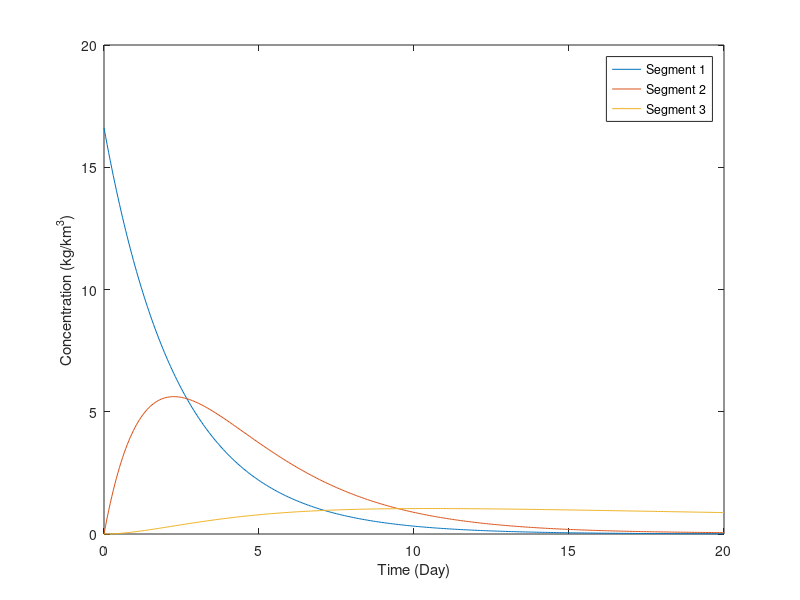

Write MATLAB code to recreate this figure.
clc; clear;

A_surface = [280, 280, 280]; % km^2
depth = [4.3, 4.3, 4.3]; % m

segmentVolume = zeros(1, 3); % km^3
for i = 1:length(segmentVolume)
    segmentVolume(i) = A_surface(i) * depth(i)/1000;
end

W = 20; % kg into segment 2 (since one load is applied no need for an array)
W_s = 0.02; % km/yr
Q_12 = 170; % km^3/yr
Q_23 = 10; % km^3/yr
Q_2_out = 180; % km^3/yr
E_prime_12 = 6.5; % km^3/yr
E_prime_23 = 6.5; % km^3/yr

length_12 = 16.7; % km
length_23 = 16.7; % km
A_cross_12 = length_12 * ((depth(1) + depth(2))/2000); % km^2
A_cross_23 = length_23 * ((depth(2) + depth(3))/2000); % km^2

timeStep = 0.05; % day
inspectedTime = 20; % day

c_1 = zeros(1, inspectedTime/timeStep); % concentration of segment 1 over time (kg/km^3)
c_2 = zeros(1, inspectedTime/timeStep); % concentration of segment 2 over time (kg/km^3)
c_3 = zeros(1, inspectedTime/timeStep); % concentration of segment 3 over time (kg/km^3)

c_1(1) = W/(segmentVolume(2)); % kg/km^3

% apply explicit FTBS method
alpha = 1;
beta = 0;

for i = 2:(inspectedTime/timeStep) + 1
    % eq 12.13 chapra (modified)
    c_1(i) = ((1 - ((timeStep/(segmentVolume(1) * 365)) * ((Q_12 * alpha) + E_prime_12 + (W_s * A_surface(1))))) * c_1(i - 1)) - ((timeStep/(segmentVolume(1) * 365)) * (((Q_12 * beta) - E_prime_12) * c_2(i - 1)));
    c_2(i) = -((timeStep/(segmentVolume(2) * 365)) * (-(Q_12 * alpha) - E_prime_12) * c_1(i - 1)) + ((1 - ((timeStep/(segmentVolume(2) * 365)) * (-(Q_12 * beta) + (Q_23 * alpha) + E_prime_12 + E_prime_23 + (W_s * A_surface(2)) + Q_2_out))) * c_2(i - 1)) - ((timeStep/(segmentVolume(2) * 365)) * (((Q_23 * beta) - E_prime_23) * c_3(i - 1)));
    c_3(i) = -((timeStep/(segmentVolume(3) * 365)) * (-(Q_23 * alpha) - E_prime_23) * c_2(i - 1)) + ((1 - ((timeStep/(segmentVolume(3) * 365)) * (-(Q_23 * beta) + E_prime_23 + (W_s * A_surface(3))))) * c_3(i - 1));
end

% initiating plot with labels
figure;
x = 0:timeStep:inspectedTime;
plot(x, c_1);
hold on;

plot(x, c_2);
plot(x, c_3);
xlabel('Time (Day)');
ylabel('Concentration (kg/km^3)');
legend('Segment 1', 'Segment 2', 'Segment 3');
hold off;


